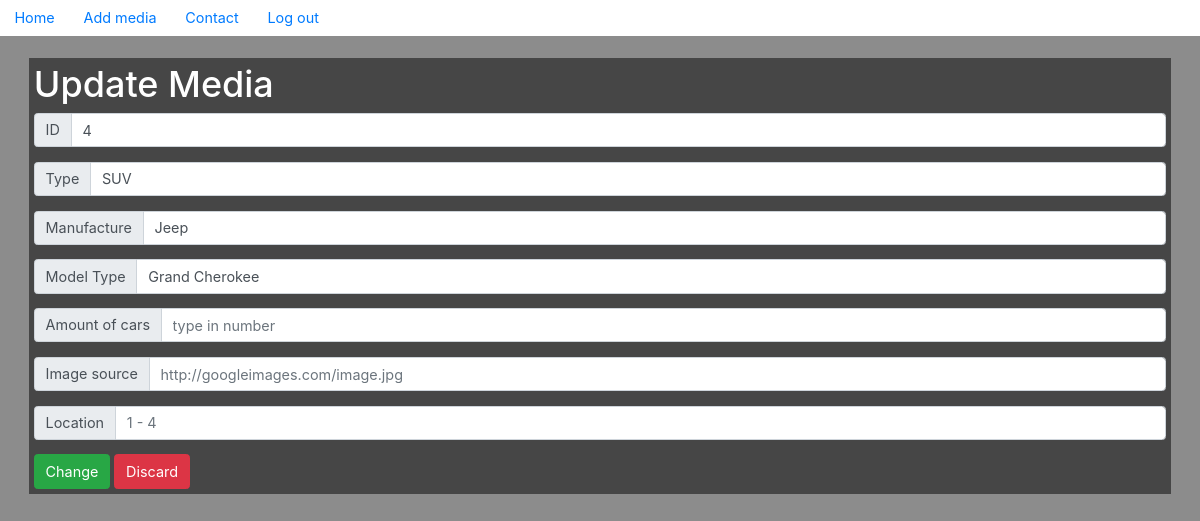
Page /admin/update.php?ID=4 on the committed database.
### tables this page shows
CREATE TABLE `car` (
  `ID` int(11) NOT NULL,
  `type` varchar(25) DEFAULT NULL,
  `manufactur` varchar(55) DEFAULT NULL,
  `model_type` varchar(55) DEFAULT NULL,
  `amount` int(11) DEFAULT NULL,
  `img` varchar(255) DEFAULT NULL,
  `fk_location_ID` int(11) DEFAULT NULL
);

### admin/update.php (the view, shortened to what this page needs)
<?php
require_once 'actions/db_connect.php';
if($_GET['ID']) {
    $id = $_GET['ID'];
    $sql = "SELECT * FROM car WHERE ID = {$id}";
    $result = $connect->query($sql);
    $data = $result->fetch_assoc();
?>
<?php
}
?>
<!DOCTYPE html>
<head>
  <link rel="stylesheet" href="https://use.fontawesome.com/releases/v5.0.8/css/all.css">
  <link rel="stylesheet" href="https://stackpath.bootstrapcdn.com/bootstrap/4.1.1/css/bootstrap.min.css">
  <link rel="stylesheet" href="Astyle.css" />
</head>
<body>
  <header class="header">
    <ul class="nav nav-pills">
      <li class="nav-item">
        <a class="nav-link" href="adminhome.php">Home</a>
      </li>
      <li class="nav-item">
        <a class="nav-link" href="create.php">Add media</a>
      </li>
      <li class="nav-item">
        <a class="nav-link" href="contact.html">Contact</a>
      </li>
      <li class="nav-item">
        <a class="nav-link" href="logout.php?logout">Log out</a>
      </li>
    </ul>
  </header>
  <section>
    <form action="actions/a_update.php" method="post">
      <h1>Update Media</h1>
      <div class="input-group mb-3">
        <div class="input-group-prepend">
          <span class="input-group-text" id="basic-addon1">ID</span>
        </div>
        <input type="text" name="ID" value="<?php echo $data['ID'] ?>" class="form-control" placeholder="ID" aria-label="ID" aria-describedby="basic-addon1">
      </div>
      <div class="input-group mb-3">
        <div class="input-group-prepend">
          <span class="input-group-text" id="basic-addon1">Type</span>
        </div>
        <input type="text" name="type" value="<?php echo $data['type'] ?>" class="form-control" placeholder="SUV" aria-label="car-type" aria-describedby="basic-addon1">
      </div>
      <div class="input-group mb-3">
        <div class="input-group-prepend">
          <span class="input-group-text" id="basic-addon1">Manufacture</span>
        </div>
        <input type="text" name="manufactur" value="<?php echo $data['manufactur'] ?>"class="form-control" placeholder="Cadillac" aria-label="title" aria-describedby="basic-addon1">
      </div>
      <div class="input-group mb-3">
        <div class="input-group-prepend">
          <span class="input-group-text" id="basic-addon1">Model Type</span>
        </div>
        <input type="text" name="model_type" value="<?php echo $data['model_type'] ?>"class="form-control" placeholder="Esclanade" aria-label="car_model_type" aria-describedby="basic-addon1">
      </div>
      <div class="input-group mb-3">
        <div class="input-group-prepend">
          <span class="input-group-text" id="basic-addon1">Amount of cars</span>
        </div>
        <input type="text" name="amount" value="<?php echo $data['amount'] ?>" class="form-control" placeholder="type in number" aria-label="amount" aria-describedby="basic-addon1">
      </div>
      <div class="input-group mb-3">
        <div class="input-group-prepend">
          <span class="input-group-text" id="basic-addon1">Image source</span>
        </div>
        <input type="text" name="img" value="<?php echo $data['img'] ?>" class="form-control" placeholder="http://googleimages.com/image.jpg" aria-label="image" aria-describedby="basic-addon1">
      </div>
      <div class="input-group mb-3">
        <div class="input-group-prepend">
          <span class="input-group-text" id="basic-addon1">Location</span>
        </div>
        <input type="text" name="fk_location_ID" value="<?php echo $data['fk_location_ID'] ?>" class="form-control" placeholder="1 - 4" aria-label="image" aria-describedby="basic-addon1">
      </div>
        <div class="buttons">
          <button class="btn btn-success" type="submit">Change</button>
          <a class="btn btn-danger" href="adminhome.php">Discard</a>
        </div>
        </form>
          </section>
    </body>
</html>

### admin/Astyle.css (style rules this page uses)
body { height: 50%; font-size: 1rem; position: relative; color: white; background-color: transparent; }
header { position: fixed; background-color: white; width: 100%; z-index: 3; }
section { padding: 2rem; position: relative; top: 2rem; }
form { background: rgba(0,0,0,.5); display:flex; flex-direction: column; width: 100%; max-width: 100%; padding: 5px; }

### rows in the picture
car: ID "4", type "SUV", manufactur "Jeep", model_type "Grand Cherokee"
